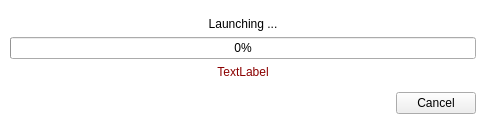
<?xml version="1.0" encoding="UTF-8"?>
<ui version="4.0">
 <class>DownloadingWidget</class>
 <widget class="QWidget" name="DownloadingWidget">
  <property name="geometry">
   <rect>
    <x>0</x>
    <y>0</y>
    <width>486</width>
    <height>124</height>
   </rect>
  </property>
  <property name="windowTitle">
   <string>Launcher</string>
  </property>
  <property name="windowIcon">
   <iconset resource="main.qrc">
    <normaloff>:/images/Icon.png</normaloff>:/images/Icon.png</iconset>
  </property>
  <property name="styleSheet">
   <string notr="true">#DownloadingWidget
{
background-color:white
}</string>
  </property>
  <layout class="QVBoxLayout" name="verticalLayout_2">
   <property name="leftMargin">
    <number>10</number>
   </property>
   <property name="topMargin">
    <number>10</number>
   </property>
   <property name="rightMargin">
    <number>10</number>
   </property>
   <property name="bottomMargin">
    <number>10</number>
   </property>
   <item>
    <layout class="QVBoxLayout" name="verticalLayout">
     <item>
      <spacer name="verticalSpacer_2">
       <property name="orientation">
        <enum>Qt::Vertical</enum>
       </property>
       <property name="sizeHint" stdset="0">
        <size>
         <width>20</width>
         <height>40</height>
        </size>
       </property>
      </spacer>
     </item>
     <item>
      <widget class="QLabel" name="label">
       <property name="text">
        <string>Launching ...</string>
       </property>
       <property name="alignment">
        <set>Qt::AlignCenter</set>
       </property>
      </widget>
     </item>
     <item>
      <widget class="QProgressBar" name="progressBar">
       <property name="value">
        <number>0</number>
       </property>
      </widget>
     </item>
     <item>
      <widget class="QLabel" name="LabelError">
       <property name="styleSheet">
        <string notr="true">*{color:darkred}</string>
       </property>
       <property name="text">
        <string>TextLabel</string>
       </property>
       <property name="alignment">
        <set>Qt::AlignCenter</set>
       </property>
      </widget>
     </item>
     <item>
      <spacer name="verticalSpacer">
       <property name="orientation">
        <enum>Qt::Vertical</enum>
       </property>
       <property name="sizeHint" stdset="0">
        <size>
         <width>20</width>
         <height>40</height>
        </size>
       </property>
      </spacer>
     </item>
     <item>
      <layout class="QHBoxLayout" name="horizontalLayout">
       <item>
        <spacer name="horizontalSpacer">
         <property name="orientation">
          <enum>Qt::Horizontal</enum>
         </property>
         <property name="sizeHint" stdset="0">
          <size>
           <width>40</width>
           <height>20</height>
          </size>
         </property>
        </spacer>
       </item>
       <item>
        <widget class="QPushButton" name="SkipButton">
         <property name="minimumSize">
          <size>
           <width>0</width>
           <height>0</height>
          </size>
         </property>
         <property name="maximumSize">
          <size>
           <width>100</width>
           <height>16777215</height>
          </size>
         </property>
         <property name="text">
          <string>Cancel</string>
         </property>
        </widget>
       </item>
      </layout>
     </item>
    </layout>
   </item>
  </layout>
 </widget>
 <resources>
  <include location="main.qrc"/>
 </resources>
 <connections/>
</ui>
